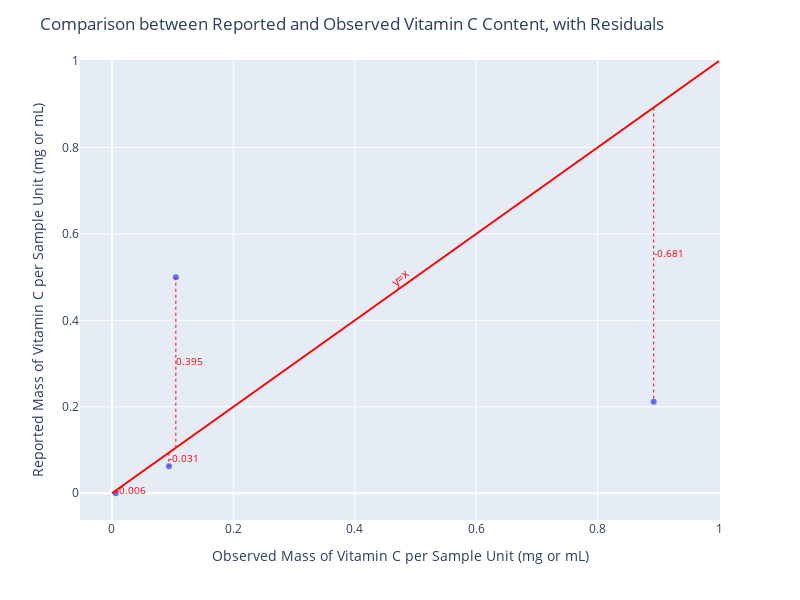

The code cell stored with this chart in its notebook:
### Code cell
x = (df["Mass Vitamin C (g) per Sample Unit"] * 1000).to_list()
y = (df["Reported Vitamin C (g) Per Sample Unit"] * 1000).to_list()

fig2 = px.scatter(
    df,
    x = x,
    y = y,
)

fig2.add_shape(
    type="line",
    x0=0,
    y0=0,
    x1=1,
    y1=1,
    line=dict(color="red", width=2)
)

fig2.add_annotation(
    x=0.475,  # Position the label at a high x-value
    y=0.50,  # Match y=x at this point
    text="y=x",
    showarrow=False,
    font=dict(color="red", size=12),
    align="center",
    textangle=-40
)

# Calculate residuals and percent errors
for xi, yi in zip(x, y):
    # Residual = distance from y=x line
    y_line = xi  # y value on the y=x line
    residual = yi - y_line

    if (-0.001 < residual < 0.001):
        continue

    # Add a line for the residual
    fig2.add_shape(
        type="line",
        x0=xi, y0=y_line,
        x1=xi, y1=yi,
        line=dict(color="red", width=1, dash="dot")
    )

    fig2.add_trace(
        go.Scatter(
            x=[xi],
            y=[(yi + y_line) / 2],  # Position text midway along the residual
            text=[f"{residual:.3f}"],
            mode="text",
            textposition="middle right",
            textfont=dict(color="red", size=10)
        )
    )

fig2.update_layout(
    title="Comparison between Reported and Observed Vitamin C Content, with Residuals",
    xaxis_title="Observed Mass of Vitamin C per Sample Unit (mg or mL)",
    yaxis_title="Reported Mass of Vitamin C per Sample Unit (mg or mL)",
    width=800,
    height=600,
    showlegend=False
)
fig2.show()

### Figure 1 — Plotly figure (JSON) as saved in the notebook; plotly's stock layout.template omitted (floating-point values rounded to 4 significant figures)
{"data": [{"hovertemplate": "x=%{x}<br>y=%{y}<extra></extra>", "legendgroup": "", "marker": {"color": "#636efa", "symbol": "circle"}, "mode": "markers", "name": "", "orientation": "v", "showlegend": false, "type": "scatter", "x": [0.8924, 0.09384, 0.1053, 0.006256], "xaxis": "x", "y": [0.2115, 0.0625, 0.5, 0], "yaxis": "y"}, {"mode": "text", "text": ["-0.681"], "textfont": {"color": "red", "size": 10}, "textposition": "middle right", "type": "scatter", "x": [0.8924], "y": [0.552]}, {"mode": "text", "text": ["-0.031"], "textfont": {"color": "red", "size": 10}, "textposition": "middle right", "type": "scatter", "x": [0.09384], "y": [0.07817]}, {"mode": "text", "text": ["0.395"], "textfont": {"color": "red", "size": 10}, "textposition": "middle right", "type": "scatter", "x": [0.1053], "y": [0.3026]}, {"mode": "text", "text": ["-0.006"], "textfont": {"color": "red", "size": 10}, "textposition": "middle right", "type": "scatter", "x": [0.006256], "y": [0.003128]}], "layout": {"annotations": [{"align": "center", "font": {"color": "red", "size": 12}, "showarrow": false, "text": "y=x", "textangle": -40, "x": 0.475, "y": 0.5}], "height": 600, "legend": {"tracegroupgap": 0}, "margin": {"t": 60}, "shapes": [{"line": {"color": "red", "width": 2}, "type": "line", "x0": 0, "x1": 1, "y0": 0, "y1": 1}, {"line": {"color": "red", "dash": "dot", "width": 1}, "type": "line", "x0": 0.8924, "x1": 0.8924, "y0": 0.8924, "y1": 0.2115}, {"line": {"color": "red", "dash": "dot", "width": 1}, "type": "line", "x0": 0.09384, "x1": 0.09384, "y0": 0.09384, "y1": 0.0625}, {"line": {"color": "red", "dash": "dot", "width": 1}, "type": "line", "x0": 0.1053, "x1": 0.1053, "y0": 0.1053, "y1": 0.5}, {"line": {"color": "red", "dash": "dot", "width": 1}, "type": "line", "x0": 0.006256, "x1": 0.006256, "y0": 0.006256, "y1": 0}], "showlegend": false, "title": {"text": "Comparison between Reported and Observed Vitamin C Content, with Residuals"}, "width": 800, "xaxis": {"anchor": "y", "domain": [0, 1], "title": {"text": "Observed Mass of Vitamin C per Sample Unit (mg or mL)"}}, "yaxis": {"anchor": "x", "domain": [0, 1], "title": {"text": "Reported Mass of Vitamin C per Sample Unit (mg or mL)"}}}}
